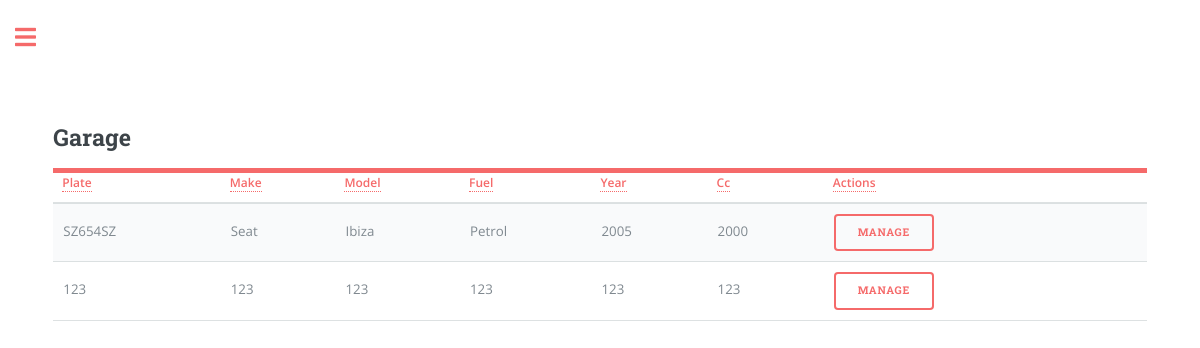
/garage_view (signed in), run on an earlier commit of the app's database.
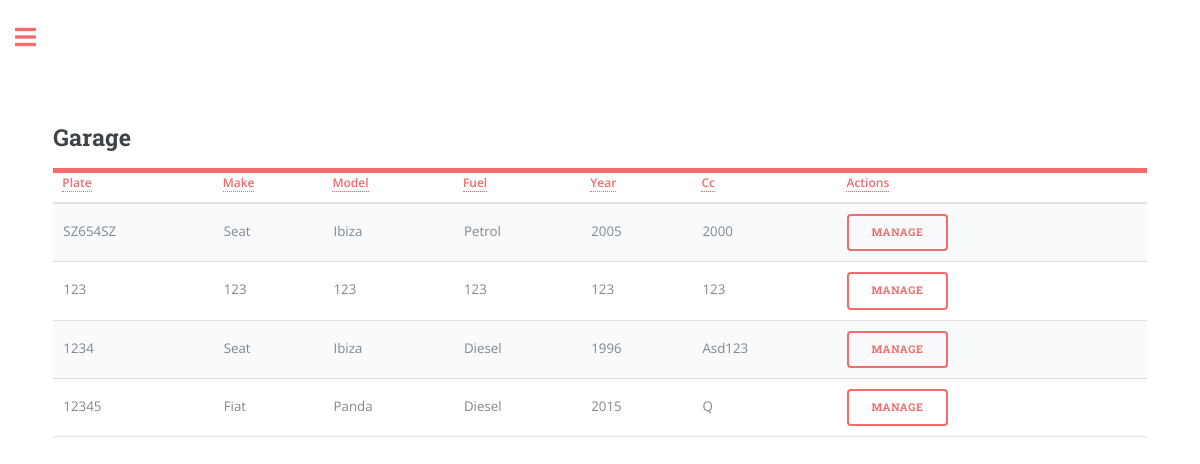
And on a later commit of the database.
### app/models.py (models this page shows, shortened)
class Car(db.Model):
    plate = db.Column(db.String(8), primary_key=True, index=True, unique=True)
    make = db.Column(db.String(15), index=True)
    model = db.Column(db.String(15), index=True)
    fuel = db.Column(db.String(8), index=True)
    year = db.Column(db.Integer, index=True)
    cc = db.Column(db.Integer, index=True)
    user_id = db.Column(db.Integer, db.ForeignKey('user.id'))

### app/routes.py (the view)
@app.route('/garage_view', methods=['GET', 'POST'])
@login_required
def garage_view():
    user_cars = current_user.garage.all()
    return render_template('garage_view.html', title='Garage',
                           page="garage_view", user_cars=user_cars, user_name=current_user.username if current_user.is_authenticated else None)

### app/models.py (called while the page is built)
@login.user_loader
def load_user(id):
    return User.query.get(int(id))

### app/templates/garage_view.html (shortened to what this page needs)
{% extends "index.html" %}
{% block content %}
<head>
</head>
<form action="{{ url_for('garage_car') }}" method="POST">
<header id="header">
  <h2>Garage</h2>
</header>
<table class="table" id="carTable">
    <thead>
      <tr>
        <th scope="col"><a href="#" class="sort-link" data-sort="plate">Plate</a></th>
        <th scope="col"><a href="#" class="sort-link" data-sort="make">Make</a></th>
        <th scope="col"><a href="#" class="sort-link" data-sort="model">Model</a></th>
        <th scope="col"><a href="#" class="sort-link" data-sort="fuel">Fuel</a></th>
        <th scope="col"><a href="#" class="sort-link" data-sort="year">Year</a></th>
        <th scope="col"><a href="#" class="sort-link" data-sort="cc">Cc</a></th>
        <th scope="col"><a href="#" class="sort-link" data-sort="cc">Actions</a></th>
      </tr>
    </thead>
    <tbody>
      {% for car in user_cars %}
      <tr>
          <td data-sort="plate">{{ car.plate }}</td>
          <td data-sort="make">{{ car.make }}</td>
          <td data-sort="model">{{ car.model }}</td>
          <td data-sort="fuel">{{ car.fuel }}</td>
          <td data-sort="year">{{ car.year }}</td>
          <td data-sort="cc">{{ car.cc }}</td>
          <td>
            <button type="submit" class="btn btn-danger" name="garage_car" value="{{ car.plate }}">Manage</button>
        </td>
        <td>
      </tr>
      {% endfor %}
  </tbody>
</table>
</form>
{% endblock %}

### app/templates/index.html (shortened to what this page needs)
<!DOCTYPE HTML>
<html>
	<head>
		<link rel="stylesheet" href="{{url_for('static', filename='css/main.css')}}"/>
	</head>
	<body class="is-preload">
			<div id="wrapper">
					<div id="main">
						<div class="inner">
								<section id="banner">
									<div class="content">
										{% block content %} {% endblock %}
								</section>
						</div>
					</div>
			</div>
	</body>
</html>

What changed in the data, as far as the page shows it:
added Car: plate "1234", make "Seat", model "Ibiza", fuel "Diesel", year "1996", cc "Asd123"
added Car: plate "12345", make "Fiat", model "Panda", fuel "Diesel", year "2015", cc "Q"
